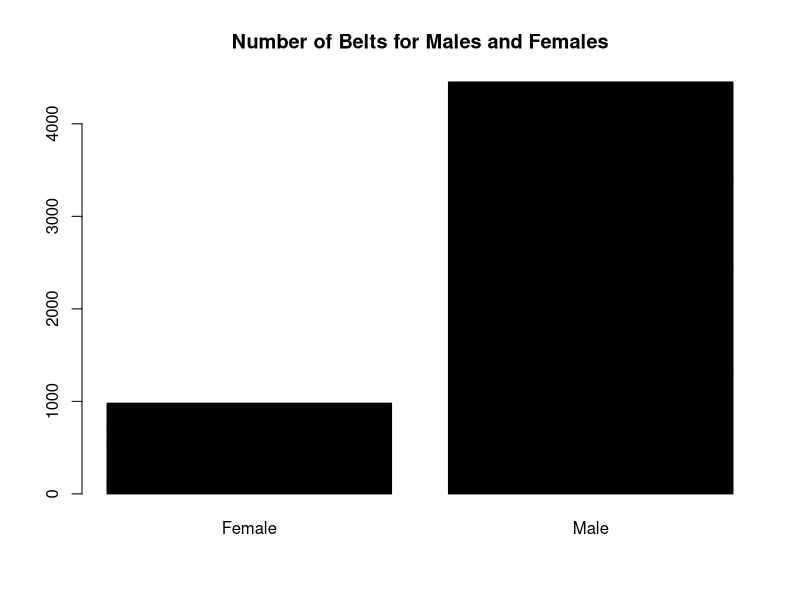
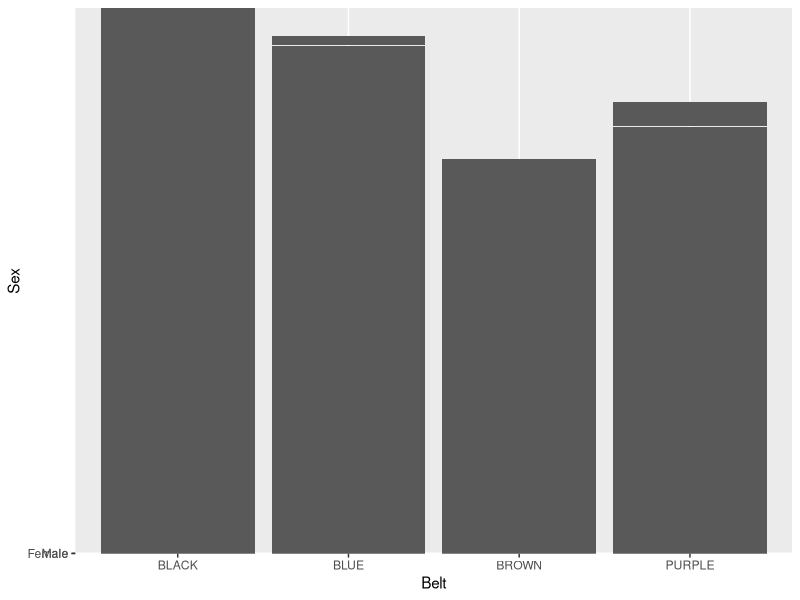

The R source for these figures, in order:
library(readr)
byacademy <- read_csv("byacademy.csv")

library(ggplot2)
library(tidyverse)


#Academy & Belt Colour table

#abc <- table(byacademy$Academy, byacademy$Belt)

# Barplot
#barplot(table(byacademy$Belt))

bbs <- table(byacademy$Belt, byacademy$Sex)

#barplot(table(byacademy$Belt), beside=TRUE, legend=TRUE)
barplot(bbs, 
        col = "#000000",
        main = "Number of Belts for Males and Females",)

p<-ggplot(data=byacademy, aes(x=Belt, y=Sex)) +
  geom_bar(stat="identity")
p

# Horizontal bar plot
#p + coord_flip()
